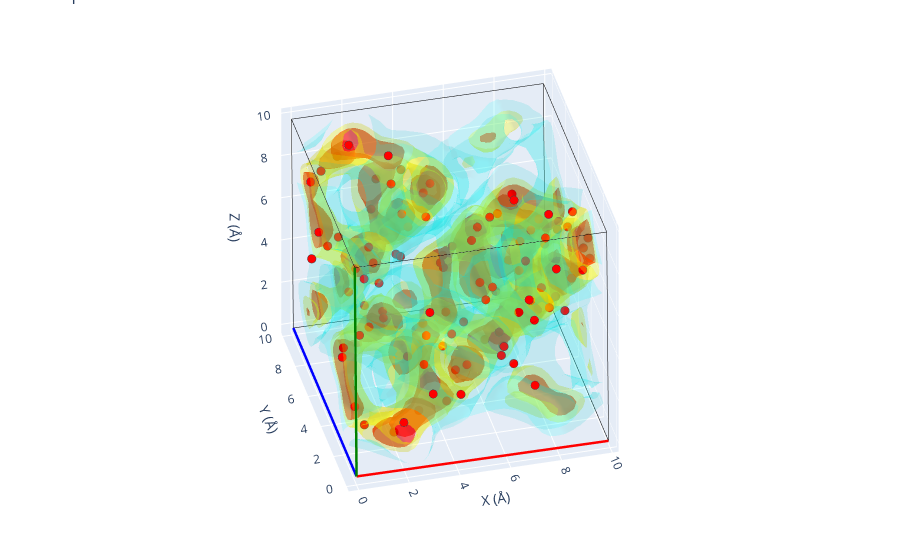

Notebook source saved alongside this figure:
### Markdown cell above
### Segmenting the density into ~112 sites

The earlier `background_level=0.2` run lands on the 48 dominant 48*h* sites. To resolve the
finer structure of the three-Wyckoff reference (112 lithium sites), we segment the density
more aggressively: a finer voxel grid (smaller `resolution`) splits each broad basin into
its sub-peaks, and a low `background_level` keeps the weaker secondary sites. With
`resolution=0.13` Å and `background_level=0.05` the watershed finds ~112 sites, matching the
`argyrodite_48h48h16e.cif` count.

### Code cell
fine_resolution = 0.13  # Å
fine_background_level = 0.05

cr_fine = Crystallizer.from_trajectory(
    folded_trajectory, floating_specie='Li', resolution=fine_resolution
)
sites_fine = cr_fine.mobile_sites(background_level=fine_background_level)
for site in sites_fine:
    site.label = 'Li'

print(f'found {len(sites_fine)} lithium sites (reference has 112)')
print(f'max occupancy: {max(s.species.num_atoms for s in sites_fine):.2f}')

folded_vol.plot_3d(structure=sites_fine)

### Figure 1 — Plotly figure (JSON) as saved in the notebook; plotly's stock layout.template omitted (floating-point values rounded to 4 significant figures; data arrays with more than 128 entries replaced by an {"elided": "..."} marker saying what was removed)
{"data": [{"line": {"color": "red", "width": 5}, "mode": "lines", "showlegend": false, "type": "scatter3d", "x": [0, 9.937], "y": [0, 0.003104], "z": [0, -0.07366]}, {"line": {"color": "blue", "width": 5}, "mode": "lines", "showlegend": false, "type": "scatter3d", "x": [0, 0.005318], "y": [0, 9.919], "z": [0, -0.02126]}, {"line": {"color": "green", "width": 5}, "mode": "lines", "showlegend": false, "type": "scatter3d", "x": [0, -0.07517], "y": [0, -0.01577], "z": [0, 9.916]}, {"line": {"color": "black", "width": 1}, "mode": "lines", "showlegend": false, "type": "scatter3d", "x": [9.937, 9.942], "y": [0.003104, 9.923], "z": [-0.07366, -0.09492]}, {"line": {"color": "black", "width": 1}, "mode": "lines", "showlegend": false, "type": "scatter3d", "x": [9.937, 9.861], "y": [0.003104, -0.01266], "z": [-0.07366, 9.842]}, {"line": {"color": "black", "width": 1}, "mode": "lines", "showlegend": false, "type": "scatter3d", "x": [0.005318, 9.942], "y": [9.919, 9.923], "z": [-0.02126, -0.09492]}, {"line": {"color": "black", "width": 1}, "mode": "lines", "showlegend": false, "type": "scatter3d", "x": [0.005318, -0.06986], "y": [9.919, 9.904], "z": [-0.02126, 9.895]}, {"line": {"color": "black", "width": 1}, "mode": "lines", "showlegend": false, "type": "scatter3d", "x": [-0.07517, 9.861], "y": [-0.01577, -0.01266], "z": [9.916, 9.842]}, {"line": {"color": "black", "width": 1}, "mode": "lines", "showlegend": false, "type": "scatter3d", "x": [-0.07517, -0.06986], "y": [-0.01577, 9.904], "z": [9.916, 9.895]}, {"line": {"color": "black", "width": 1}, "mode": "lines", "showlegend": false, "type": "scatter3d", "x": [9.867, -0.06986], "y": [9.907, 9.904], "z": [9.821, 9.895]}, {"line": {"color": "black", "width": 1}, "mode": "lines", "showlegend": false, "type": "scatter3d", "x": [9.867, 9.861], "y": [9.907, -0.01266], "z": [9.821, 9.842]}, {"line": {"color": "black", "width": 1}, "mode": "lines", "showlegend": false, "type": "scatter3d", "x": [9.867, 9.942], "y": [9.907, 9.923], "z": [9.821, -0.09492]}, {"color": "red", "i": {"elided": "7396 int values"}, "j": {"elided": "7396 int values"}, "k": {"elided": "7396 int values"}, "name": "isoval=434.5", "opacity": 0.6, "showlegend": false, "type": "mesh3d", "x": {"elided": "4027 float values"}, "y": {"elided": "4027 float values"}, "z": {"elided": "4027 float values"}}, {"color": "yellow", "i": {"elided": "15224 int values"}, "j": {"elided": "15224 int values"}, "k": {"elided": "15224 int values"}, "name": "isoval=173.8", "opacity": 0.3, "showlegend": false, "type": "mesh3d", "x": {"elided": "8020 float values"}, "y": {"elided": "8020 float values"}, "z": {"elided": "8020 float values"}}, {"color": "cyan", "i": {"elided": "19034 int values"}, "j": {"elided": "19034 int values"}, "k": {"elided": "19034 int values"}, "name": "isoval=12.166", "opacity": 0.15, "showlegend": false, "type": "mesh3d", "x": {"elided": "10091 float values"}, "y": {"elided": "10091 float values"}, "z": {"elided": "10091 float values"}}, {"line": {"color": "red", "width": 5}, "mode": "lines", "showlegend": false, "type": "scatter3d", "x": [0, 9.937], "y": [0, 0.003104], "z": [0, -0.07366]}, {"line": {"color": "blue", "width": 5}, "mode": "lines", "showlegend": false, "type": "scatter3d", "x": [0, 0.005318], "y": [0, 9.919], "z": [0, -0.02126]}, {"line": {"color": "green", "width": 5}, "mode": "lines", "showlegend": false, "type": "scatter3d", "x": [0, -0.07517], "y": [0, -0.01577], "z": [0, 9.916]}, {"line": {"color": "black", "width": 1}, "mode": "lines", "showlegend": false, "type": "scatter3d", "x": [9.937, 9.942], "y": [0.003104, 9.923], "z": [-0.07366, -0.09492]}, {"line": {"color": "black", "width": 1}, "mode": "lines", "showlegend": false, "type": "scatter3d", "x": [9.937, 9.861], "y": [0.003104, -0.01266], "z": [-0.07366, 9.842]}, {"line": {"color": "black", "width": 1}, "mode": "lines", "showlegend": false, "type": "scatter3d", "x": [0.005318, 9.942], "y": [9.919, 9.923], "z": [-0.02126, -0.09492]}, {"line": {"color": "black", "width": 1}, "mode": "lines", "showlegend": false, "type": "scatter3d", "x": [0.005318, -0.06986], "y": [9.919, 9.904], "z": [-0.02126, 9.895]}, {"line": {"color": "black", "width": 1}, "mode": "lines", "showlegend": false, "type": "scatter3d", "x": [-0.07517, 9.861], "y": [-0.01577, -0.01266], "z": [9.916, 9.842]}, {"line": {"color": "black", "width": 1}, "mode": "lines", "showlegend": false, "type": "scatter3d", "x": [-0.07517, -0.06986], "y": [-0.01577, 9.904], "z": [9.916, 9.895]}, {"line": {"color": "black", "width": 1}, "mode": "lines", "showlegend": false, "type": "scatter3d", "x": [9.867, -0.06986], "y": [9.907, 9.904], "z": [9.821, 9.895]}, {"line": {"color": "black", "width": 1}, "mode": "lines", "showlegend": false, "type": "scatter3d", "x": [9.867, 9.861], "y": [9.907, -0.01266], "z": [9.821, 9.842]}, {"line": {"color": "black", "width": 1}, "mode": "lines", "showlegend": false, "type": "scatter3d", "x": [9.867, 9.942], "y": [9.907, 9.923], "z": [9.821, -0.09492]}, {"marker": {"color": ["rgb(255, 0, 0)"], "line": {"width": 2.5}, "size": 5}, "mode": "markers", "name": "Li", "showlegend": false, "type": "scatter3d", "x": [3.152], "y": [5.444], "z": [8.013]}, {"marker": {"color": ["rgb(255, 0, 0)"], "line": {"width": 2.5}, "size": 5}, "mode": "markers", "name": "Li", "showlegend": false, "type": "scatter3d", "x": [4.192], "y": [5.798], "z": [7.437]}, {"marker": {"color": ["rgb(255, 0, 0)"], "line": {"width": 2.5}, "size": 5}, "mode": "markers", "name": "Li", "showlegend": false, "type": "scatter3d", "x": [2.858], "y": [5.96], "z": [9.119]}, {"marker": {"color": ["rgb(255, 0, 0)"], "line": {"width": 2.5}, "size": 5}, "mode": "markers", "name": "Li", "showlegend": false, "type": "scatter3d", "x": [3.038], "y": [7.108], "z": [9.606]}, {"marker": {"color": ["rgb(255, 0, 0)"], "line": {"width": 2.5}, "size": 5}, "mode": "markers", "name": "Li", "showlegend": false, "type": "scatter3d", "x": [4.655], "y": [6.992], "z": [8.089]}, {"marker": {"color": ["rgb(255, 0, 0)"], "line": {"width": 2.5}, "size": 5}, "mode": "markers", "name": "Li", "showlegend": false, "type": "scatter3d", "x": [0.2808], "y": [8.308], "z": [7.998]}, {"marker": {"color": ["rgb(255, 0, 0)"], "line": {"width": 2.5}, "size": 5}, "mode": "markers", "name": "Li", "showlegend": false, "type": "scatter3d", "x": [0.5826], "y": [7.89], "z": [8.754]}, {"marker": {"color": ["rgb(255, 0, 0)"], "line": {"width": 2.5}, "size": 5}, "mode": "markers", "name": "Li", "showlegend": false, "type": "scatter3d", "x": [1.766], "y": [8.243], "z": [9.526]}, {"marker": {"color": ["rgb(255, 0, 0)"], "line": {"width": 2.5}, "size": 5}, "mode": "markers", "name": "Li", "showlegend": false, "type": "scatter3d", "x": [3.158], "y": [8.297], "z": [5.112]}, {"marker": {"color": ["rgb(255, 0, 0)"], "line": {"width": 2.5}, "size": 5}, "mode": "markers", "name": "Li", "showlegend": false, "type": "scatter3d", "x": [4.04], "y": [7.992], "z": [5.43]}, {"marker": {"color": ["rgb(255, 0, 0)"], "line": {"width": 2.5}, "size": 5}, "mode": "markers", "name": "Li", "showlegend": false, "type": "scatter3d", "x": [2.903], "y": [9.258], "z": [5.576]}, {"marker": {"color": ["rgb(255, 0, 0)"], "line": {"width": 2.5}, "size": 5}, "mode": "markers", "name": "Li", "showlegend": false, "type": "scatter3d", "x": [2.903], "y": [0.0588], "z": [7.215]}, {"marker": {"color": ["rgb(255, 0, 0)"], "line": {"width": 2.5}, "size": 5}, "mode": "markers", "name": "Li", "showlegend": false, "type": "scatter3d", "x": [3.237], "y": [9.824], "z": [6.539]}, {"marker": {"color": ["rgb(255, 0, 0)"], "line": {"width": 2.5}, "size": 5}, "mode": "markers", "name": "Li", "showlegend": false, "type": "scatter3d", "x": [4.132], "y": [9.474], "z": [7.075]}, {"marker": {"color": ["rgb(255, 0, 0)"], "line": {"width": 2.5}, "size": 5}, "mode": "markers", "name": "Li", "showlegend": false, "type": "scatter3d", "x": [4.717], "y": [8.307], "z": [6.693]}, {"marker": {"color": ["rgb(255, 0, 0)"], "line": {"width": 2.5}, "size": 5}, "mode": "markers", "name": "Li", "showlegend": false, "type": "scatter3d", "x": [1.685], "y": [9.743], "z": [7.947]}, {"marker": {"color": ["rgb(255, 0, 0)"], "line": {"width": 2.5}, "size": 5}, "mode": "markers", "name": "Li", "showlegend": false, "type": "scatter3d", "x": [4.305], "y": [6.72], "z": [1.715]}, {"marker": {"color": ["rgb(255, 0, 0)"], "line": {"width": 2.5}, "size": 5}, "mode": "markers", "name": "Li", "showlegend": false, "type": "scatter3d", "x": [5.292], "y": [7.05], "z": [1.85]}, {"marker": {"color": ["rgb(255, 0, 0)"], "line": {"width": 2.5}, "size": 5}, "mode": "markers", "name": "Li", "showlegend": false, "type": "scatter3d", "x": [5.708], "y": [5.915], "z": [2.112]}, {"marker": {"color": ["rgb(255, 0, 0)"], "line": {"width": 2.5}, "size": 5}, "mode": "markers", "name": "Li", "showlegend": false, "type": "scatter3d", "x": [6.847], "y": [7.121], "z": [0.2156]}, {"marker": {"color": ["rgb(255, 0, 0)"], "line": {"width": 2.5}, "size": 5}, "mode": "markers", "name": "Li", "showlegend": false, "type": "scatter3d", "x": [7.301], "y": [6.074], "z": [0.6017]}, {"marker": {"color": ["rgb(255, 0, 0)"], "line": {"width": 2.5}, "size": 5}, "mode": "markers", "name": "Li", "showlegend": false, "type": "scatter3d", "x": [6.984], "y": [5.417], "z": [1.759]}, {"marker": {"color": ["rgb(255, 0, 0)"], "line": {"width": 2.5}, "size": 5}, "mode": "markers", "name": "Li", "showlegend": false, "type": "scatter3d", "x": [9.903], "y": [6.663], "z": [3.086]}, {"marker": {"color": ["rgb(255, 0, 0)"], "line": {"width": 2.5}, "size": 5}, "mode": "markers", "name": "Li", "showlegend": false, "type": "scatter3d", "x": [9.714], "y": [7.269], "z": [3.22]}, {"marker": {"color": ["rgb(255, 0, 0)"], "line": {"width": 2.5}, "size": 5}, "mode": "markers", "name": "Li", "showlegend": false, "type": "scatter3d", "x": [9.313], "y": [5.831], "z": [2.74]}, {"marker": {"color": ["rgb(255, 0, 0)"], "line": {"width": 2.5}, "size": 5}, "mode": "markers", "name": "Li", "showlegend": false, "type": "scatter3d", "x": [0.01029], "y": [7.068], "z": [5.287]}, {"marker": {"color": ["rgb(255, 0, 0)"], "line": {"width": 2.5}, "size": 5}, "mode": "markers", "name": "Li", "showlegend": false, "type": "scatter3d", "x": [9.706], "y": [7.108], "z": [4.936]}, {"marker": {"color": ["rgb(255, 0, 0)"], "line": {"width": 2.5}, "size": 5}, "mode": "markers", "name": "Li", "showlegend": false, "type": "scatter3d", "x": [0.68], "y": [7.235], "z": [5.655]}, {"marker": {"color": ["rgb(255, 0, 0)"], "line": {"width": 2.5}, "size": 5}, "mode": "markers", "name": "Li", "showlegend": false, "type": "scatter3d", "x": [9.221], "y": [7.169], "z": [4.284]}, {"marker": {"color": ["rgb(255, 0, 0)"], "line": {"width": 2.5}, "size": 5}, "mode": "markers", "name": "Li", "showlegend": false, "type": "scatter3d", "x": [0.2746], "y": [7.028], "z": [6.526]}, {"marker": {"color": ["rgb(255, 0, 0)"], "line": {"width": 2.5}, "size": 5}, "mode": "markers", "name": "Li", "showlegend": false, "type": "scatter3d", "x": [8.197], "y": [6.977], "z": [4.731]}, {"marker": {"color": ["rgb(255, 0, 0)"], "line": {"width": 2.5}, "size": 5}, "mode": "markers", "name": "Li", "showlegend": false, "type": "scatter3d", "x": [8.21], "y": [5.344], "z": [3.092]}, {"marker": {"color": ["rgb(255, 0, 0)"], "line": {"width": 2.5}, "size": 5}, "mode": "markers", "name": "Li", "showlegend": false, "type": "scatter3d", "x": [7.875], "y": [5.859], "z": [4.201]}, {"marker": {"color": ["rgb(255, 0, 0)"], "line": {"width": 2.5}, "size": 5}, "mode": "markers", "name": "Li", "showlegend": false, "type": "scatter3d", "x": [0.7456], "y": [5.825], "z": [7.07]}, {"marker": {"color": ["rgb(255, 0, 0)"], "line": {"width": 2.5}, "size": 5}, "mode": "markers", "name": "Li", "showlegend": false, "type": "scatter3d", "x": [1.805], "y": [5.278], "z": [6.793]}, {"marker": {"color": ["rgb(255, 0, 0)"], "line": {"width": 2.5}, "size": 5}, "mode": "markers", "name": "Li", "showlegend": false, "type": "scatter3d", "x": [1.739], "y": [5.691], "z": [3.749]}, {"marker": {"color": ["rgb(255, 0, 0)"], "line": {"width": 2.5}, "size": 5}, "mode": "markers", "name": "Li", "showlegend": false, "type": "scatter3d", "x": [1.744], "y": [4.998], "z": [3.218]}, {"marker": {"color": ["rgb(255, 0, 0)"], "line": {"width": 2.5}, "size": 5}, "mode": "markers", "name": "Li", "showlegend": false, "type": "scatter3d", "x": [1.347], "y": [6.586], "z": [3.825]}, {"marker": {"color": ["rgb(255, 0, 0)"], "line": {"width": 2.5}, "size": 5}, "mode": "markers", "name": "Li", "showlegend": false, "type": "scatter3d", "x": [1.671], "y": [6.792], "z": [4.723]}, {"marker": {"color": ["rgb(255, 0, 0)"], "line": {"width": 2.5}, "size": 5}, "mode": "markers", "name": "Li", "showlegend": false, "type": "scatter3d", "x": [2.198], "y": [5.224], "z": [5.061]}, {"marker": {"color": ["rgb(255, 0, 0)"], "line": {"width": 2.5}, "size": 5}, "mode": "markers", "name": "Li", "showlegend": false, "type": "scatter3d", "x": [2.118], "y": [5.802], "z": [5.62]}, {"marker": {"color": ["rgb(255, 0, 0)"], "line": {"width": 2.5}, "size": 5}, "mode": "markers", "name": "Li", "showlegend": false, "type": "scatter3d", "x": [1.943], "y": [3.523], "z": [4.663]}, {"marker": {"color": ["rgb(255, 0, 0)"], "line": {"width": 2.5}, "size": 5}, "mode": "markers", "name": "Li", "showlegend": false, "type": "scatter3d", "x": [2.126], "y": [4.366], "z": [4.346]}, {"marker": {"color": ["rgb(255, 0, 0)"], "line": {"width": 2.5}, "size": 5}, "mode": "markers", "name": "Li", "showlegend": false, "type": "scatter3d", "x": [0.906], "y": [3.13], "z": [4.304]}, {"marker": {"color": ["rgb(255, 0, 0)"], "line": {"width": 2.5}, "size": 5}, "mode": "markers", "name": "Li", "showlegend": false, "type": "scatter3d", "x": [8.603], "y": [3.978], "z": [3.646]}, {"marker": {"color": ["rgb(255, 0, 0)"], "line": {"width": 2.5}, "size": 5}, "mode": "markers", "name": "Li", "showlegend": false, "type": "scatter3d", "x": [9.148], "y": [3.717], "z": [3.599]}, {"marker": {"color": ["rgb(255, 0, 0)"], "line": {"width": 2.5}, "size": 5}, "mode": "markers", "name": "Li", "showlegend": false, "type": "scatter3d", "x": [0.2829], "y": [3.38], "z": [3.198]}, {"marker": {"color": ["rgb(255, 0, 0)"], "line": {"width": 2.5}, "size": 5}, "mode": "markers", "name": "Li", "showlegend": false, "type": "scatter3d", "x": [0.6099], "y": [4.491], "z": [2.796]}, {"marker": {"color": ["rgb(255, 0, 0)"], "line": {"width": 2.5}, "size": 5}, "mode": "markers", "name": "Li", "showlegend": false, "type": "scatter3d", "x": [1.328], "y": [4.106], "z": [6.207]}, {"marker": {"color": ["rgb(255, 0, 0)"], "line": {"width": 2.5}, "size": 5}, "mode": "markers", "name": "Li", "showlegend": false, "type": "scatter3d", "x": [8.828], "y": [6.534], "z": [5.988]}, {"marker": {"color": ["rgb(255, 0, 0)"], "line": {"width": 2.5}, "size": 5}, "mode": "markers", "name": "Li", "showlegend": false, "type": "scatter3d", "x": [3.913], "y": [8.675], "z": [3.566]}, {"marker": {"color": ["rgb(255, 0, 0)"], "line": {"width": 2.5}, "size": 5}, "mode": "markers", "name": "Li", "showlegend": false, "type": "scatter3d", "x": [3.836], "y": [9.067], "z": [3.41]}, {"marker": {"color": ["rgb(255, 0, 0)"], "line": {"width": 2.5}, "size": 5}, "mode": "markers", "name": "Li", "showlegend": false, "type": "scatter3d", "x": [3.113], "y": [0.3656], "z": [3.1]}, {"marker": {"color": ["rgb(255, 0, 0)"], "line": {"width": 2.5}, "size": 5}, "mode": "markers", "name": "Li", "showlegend": false, "type": "scatter3d", "x": [4.248], "y": [0.5262], "z": [2.77]}, {"marker": {"color": ["rgb(255, 0, 0)"], "line": {"width": 2.5}, "size": 5}, "mode": "markers", "name": "Li", "showlegend": false, "type": "scatter3d", "x": [2.865], "y": [0.8332], "z": [4.211]}, {"marker": {"color": ["rgb(255, 0, 0)"], "line": {"width": 2.5}, "size": 5}, "mode": "markers", "name": "Li", "showlegend": false, "type": "scatter3d", "x": [3.222], "y": [1.89], "z": [4.765]}, {"marker": {"color": ["rgb(255, 0, 0)"], "line": {"width": 2.5}, "size": 5}, "mode": "markers", "name": "Li", "showlegend": false, "type": "scatter3d", "x": [4.351], "y": [2.39], "z": [4.287]}, {"marker": {"color": ["rgb(255, 0, 0)"], "line": {"width": 2.5}, "size": 5}, "mode": "markers", "name": "Li", "showlegend": false, "type": "scatter3d", "x": [4.857], "y": [2.028], "z": [2.997]}, {"marker": {"color": ["rgb(255, 0, 0)"], "line": {"width": 2.5}, "size": 5}, "mode": "markers", "name": "Li", "showlegend": false, "type": "scatter3d", "x": [9.157], "y": [7.97], "z": [0.651]}, {"marker": {"color": ["rgb(255, 0, 0)"], "line": {"width": 2.5}, "size": 5}, "mode": "markers", "name": "Li", "showlegend": false, "type": "scatter3d", "x": [9.302], "y": [7.941], "z": [0.7621]}, {"marker": {"color": ["rgb(255, 0, 0)"], "line": {"width": 2.5}, "size": 5}, "mode": "markers", "name": "Li", "showlegend": false, "type": "scatter3d", "x": [9.768], "y": [8.253], "z": [1.788]}, {"marker": {"color": ["rgb(255, 0, 0)"], "line": {"width": 2.5}, "size": 5}, "mode": "markers", "name": "Li", "showlegend": false, "type": "scatter3d", "x": [8.083], "y": [8.22], "z": [0.1908]}, {"marker": {"color": ["rgb(255, 0, 0)"], "line": {"width": 2.5}, "size": 5}, "mode": "markers", "name": "Li", "showlegend": false, "type": "scatter3d", "x": [5.672], "y": [8.938], "z": [2.548]}, {"marker": {"color": ["rgb(255, 0, 0)"], "line": {"width": 2.5}, "size": 5}, "mode": "markers", "name": "Li", "showlegend": false, "type": "scatter3d", "x": [5.776], "y": [9.436], "z": [2.754]}, {"marker": {"color": ["rgb(255, 0, 0)"], "line": {"width": 2.5}, "size": 5}, "mode": "markers", "name": "Li", "showlegend": false, "type": "scatter3d", "x": [5.377], "y": [8.234], "z": [3.322]}, {"marker": {"color": ["rgb(255, 0, 0)"], "line": {"width": 2.5}, "size": 5}, "mode": "markers", "name": "Li", "showlegend": false, "type": "scatter3d", "x": [5.79], "y": [8.022], "z": [4.18]}, {"marker": {"color": ["rgb(255, 0, 0)"], "line": {"width": 2.5}, "size": 5}, "mode": "markers", "name": "Li", "showlegend": false, "type": "scatter3d", "x": [6.794], "y": [8.259], "z": [4.679]}, {"marker": {"color": ["rgb(255, 0, 0)"], "line": {"width": 2.5}, "size": 5}, "mode": "markers", "name": "Li", "showlegend": false, "type": "scatter3d", "x": [7.135], "y": [9.305], "z": [4.311]}, {"marker": {"color": ["rgb(255, 0, 0)"], "line": {"width": 2.5}, "size": 5}, "mode": "markers", "name": "Li", "showlegend": false, "type": "scatter3d", "x": [6.078], "y": [1.467], "z": [3.62]}, {"marker": {"color": ["rgb(255, 0, 0)"], "line": {"width": 2.5}, "size": 5}, "mode": "markers", "name": "Li", "showlegend": false, "type": "scatter3d", "x": [6.226], "y": [1.645], "z": [3.889]}, {"marker": {"color": ["rgb(255, 0, 0)"], "line": {"width": 2.5}, "size": 5}, "mode": "markers", "name": "Li", "showlegend": false, "type": "scatter3d", "x": [6.445], "y": [0.997], "z": [3.502]}, {"marker": {"color": ["rgb(255, 0, 0)"], "line": {"width": 2.5}, "size": 5}, "mode": "markers", "name": "Li", "showlegend": false, "type": "scatter3d", "x": [7.103], "y": [0.2586], "z": [2.882]}, {"marker": {"color": ["rgb(255, 0, 0)"], "line": {"width": 2.5}, "size": 5}, "mode": "markers", "name": "Li", "showlegend": false, "type": "scatter3d", "x": [6.851], "y": [9.896], "z": [3.065]}, {"marker": {"color": ["rgb(255, 0, 0)"], "line": {"width": 2.5}, "size": 5}, "mode": "markers", "name": "Li", "showlegend": false, "type": "scatter3d", "x": [7.437], "y": [9.876], "z": [2.347]}, {"marker": {"color": ["rgb(255, 0, 0)"], "line": {"width": 2.5}, "size": 5}, "mode": "markers", "name": "Li", "showlegend": false, "type": "scatter3d", "x": [8.431], "y": [9.741], "z": [1.832]}, {"marker": {"color": ["rgb(255, 0, 0)"], "line": {"width": 2.5}, "size": 5}, "mode": "markers", "name": "Li", "showlegend": false, "type": "scatter3d", "x": [9.072], "y": [9.299], "z": [1.912]}, {"marker": {"color": ["rgb(255, 0, 0)"], "line": {"width": 2.5}, "size": 5}, "mode": "markers", "name": "Li", "showlegend": false, "type": "scatter3d", "x": [7.846], "y": [9.348], "z": [0.7385]}, {"marker": {"color": ["rgb(255, 0, 0)"], "line": {"width": 2.5}, "size": 5}, "mode": "markers", "name": "Li", "showlegend": false, "type": "scatter3d", "x": [6.911], "y": [0.4371], "z": [6.837]}, {"marker": {"color": ["rgb(255, 0, 0)"], "line": {"width": 2.5}, "size": 5}, "mode": "markers", "name": "Li", "showlegend": false, "type": "scatter3d", "x": [7.186], "y": [0.696], "z": [5.64]}, {"marker": {"color": ["rgb(255, 0, 0)"], "line": {"width": 2.5}, "size": 5}, "mode": "markers", "name": "Li", "showlegend": false, "type": "scatter3d", "x": [5.345], "y": [1.92], "z": [6.881]}, {"marker": {"color": ["rgb(255, 0, 0)"], "line": {"width": 2.5}, "size": 5}, "mode": "markers", "name": "Li", "showlegend": false, "type": "scatter3d", "x": [5.633], "y": [1.1], "z": [7.197]}, {"marker": {"color": ["rgb(255, 0, 0)"], "line": {"width": 2.5}, "size": 5}, "mode": "markers", "name": "Li", "showlegend": false, "type": "scatter3d", "x": [5.69], "y": [2.371], "z": [5.681]}, {"marker": {"color": ["rgb(255, 0, 0)"], "line": {"width": 2.5}, "size": 5}, "mode": "markers", "name": "Li", "showlegend": false, "type": "scatter3d", "x": [6.898], "y": [1.992], "z": [5.139]}, {"marker": {"color": ["rgb(255, 0, 0)"], "line": {"width": 2.5}, "size": 5}, "mode": "markers", "name": "Li", "showlegend": false, "type": "scatter3d", "x": [9.099], "y": [4.512], "z": [7.269]}, {"marker": {"color": ["rgb(255, 0, 0)"], "line": {"width": 2.5}, "size": 5}, "mode": "markers", "name": "Li", "showlegend": false, "type": "scatter3d", "x": [9.393], "y": [4.269], "z": [7.131]}, {"marker": {"color": ["rgb(255, 0, 0)"], "line": {"width": 2.5}, "size": 5}, "mode": "markers", "name": "Li", "showlegend": false, "type": "scatter3d", "x": [9.771], "y": [3.295], "z": [6.758]}, {"marker": {"color": ["rgb(255, 0, 0)"], "line": {"width": 2.5}, "size": 5}, "mode": "markers", "name": "Li", "showlegend": false, "type": "scatter3d", "x": [8.108], "y": [4.923], "z": [6.743]}, {"marker": {"color": ["rgb(255, 0, 0)"], "line": {"width": 2.5}, "size": 5}, "mode": "markers", "name": "Li", "showlegend": false, "type": "scatter3d", "x": [7.801], "y": [4.527], "z": [5.613]}, {"marker": {"color": ["rgb(255, 0, 0)"], "line": {"width": 2.5}, "size": 5}, "mode": "markers", "name": "Li", "showlegend": false, "type": "scatter3d", "x": [8.139], "y": [3.386], "z": [5.101]}, {"marker": {"color": ["rgb(255, 0, 0)"], "line": {"width": 2.5}, "size": 5}, "mode": "markers", "name": "Li", "showlegend": false, "type": "scatter3d", "x": [9.245], "y": [3.052], "z": [5.591]}, {"marker": {"color": ["rgb(255, 0, 0)"], "line": {"width": 2.5}, "size": 5}, "mode": "markers", "name": "Li", "showlegend": false, "type": "scatter3d", "x": [8.106], "y": [2.125], "z": [9.475]}, {"marker": {"color": ["rgb(255, 0, 0)"], "line": {"width": 2.5}, "size": 5}, "mode": "markers", "name": "Li", "showlegend": false, "type": "scatter3d", "x": [9.149], "y": [2.533], "z": [9.125]}, {"marker": {"color": ["rgb(255, 0, 0)"], "line": {"width": 2.5}, "size": 5}, "mode": "markers", "name": "Li", "showlegend": false, "type": "scatter3d", "x": [7.696], "y": [0.991], "z": [9.239]}, {"marker": {"color": ["rgb(255, 0, 0)"], "line": {"width": 2.5}, "size": 5}, "mode": "markers", "name": "Li", "showlegend": false, "type": "scatter3d", "x": [9.138], "y": [0.8728], "z": [7.546]}, {"marker": {"color": ["rgb(255, 0, 0)"], "line": {"width": 2.5}, "size": 5}, "mode": "markers", "name": "Li", "showlegend": false, "type": "scatter3d", "x": [9.558], "y": [1.448], "z": [7.618]}, {"marker": {"color": ["rgb(255, 0, 0)"], "line": {"width": 2.5}, "size": 5}, "mode": "markers", "name": "Li", "showlegend": false, "type": "scatter3d", "x": [9.69], "y": [2.243], "z": [7.993]}, {"marker": {"color": ["rgb(255, 0, 0)"], "line": {"width": 2.5}, "size": 5}, "mode": "markers", "name": "Li", "showlegend": false, "type": "scatter3d", "x": [8.008], "y": [0.5262], "z": [8.04]}, {"marker": {"color": ["rgb(255, 0, 0)"], "line": {"width": 2.5}, "size": 5}, "mode": "markers", "name": "Li", "showlegend": false, "type": "scatter3d", "x": [5.893], "y": [4.493], "z": [7.579]}, {"marker": {"color": ["rgb(255, 0, 0)"], "line": {"width": 2.5}, "size": 5}, "mode": "markers", "name": "Li", "showlegend": false, "type": "scatter3d", "x": [6.742], "y": [4.739], "z": [7.893]}, {"marker": {"color": ["rgb(255, 0, 0)"], "line": {"width": 2.5}, "size": 5}, "mode": "markers", "name": "Li", "showlegend": false, "type": "scatter3d", "x": [5.982], "y": [2.926], "z": [9.147]}, {"marker": {"color": ["rgb(255, 0, 0)"], "line": {"width": 2.5}, "size": 5}, "mode": "markers", "name": "Li", "showlegend": false, "type": "scatter3d", "x": [7.025], "y": [3.25], "z": [9.538]}, {"marker": {"color": ["rgb(255, 0, 0)"], "line": {"width": 2.5}, "size": 5}, "mode": "markers", "name": "Li", "showlegend": false, "type": "scatter3d", "x": [7.22], "y": [4.348], "z": [9.01]}, {"marker": {"color": ["rgb(255, 0, 0)"], "line": {"width": 2.5}, "size": 5}, "mode": "markers", "name": "Li", "showlegend": false, "type": "scatter3d", "x": [5.335], "y": [3.185], "z": [7.976]}, {"marker": {"color": ["rgb(255, 0, 0)"], "line": {"width": 2.5}, "size": 5}, "mode": "markers", "name": "Li", "showlegend": false, "type": "scatter3d", "x": [1.976], "y": [0.4402], "z": [1.898]}, {"marker": {"color": ["rgb(255, 0, 0)"], "line": {"width": 2.5}, "size": 5}, "mode": "markers", "name": "Li", "showlegend": false, "type": "scatter3d", "x": [4.511], "y": [4.437], "z": [2.225]}, {"marker": {"color": ["rgb(255, 0, 0)"], "line": {"width": 2.5}, "size": 5}, "mode": "markers", "name": "Li", "showlegend": false, "type": "scatter3d", "x": [4.749], "y": [3.377], "z": [1.814]}, {"marker": {"color": ["rgb(255, 0, 0)"], "line": {"width": 2.5}, "size": 5}, "mode": "markers", "name": "Li", "showlegend": false, "type": "scatter3d", "x": [3.275], "y": [3.266], "z": [0.2345]}, {"marker": {"color": ["rgb(255, 0, 0)"], "line": {"width": 2.5}, "size": 5}, "mode": "markers", "name": "Li", "showlegend": false, "type": "scatter3d", "x": [4.292], "y": [2.935], "z": [0.7337]}, {"marker": {"color": ["rgb(255, 0, 0)"], "line": {"width": 2.5}, "size": 5}, "mode": "markers", "name": "Li", "showlegend": false, "type": "scatter3d", "x": [3.219], "y": [4.815], "z": [1.703]}, {"marker": {"color": ["rgb(255, 0, 0)"], "line": {"width": 2.5}, "size": 5}, "mode": "markers", "name": "Li", "showlegend": false, "type": "scatter3d", "x": [0.9121], "y": [2.414], "z": [0.5752]}, {"marker": {"color": ["rgb(255, 0, 0)"], "line": {"width": 2.5}, "size": 5}, "mode": "markers", "name": "Li", "showlegend": false, "type": "scatter3d", "x": [1.983], "y": [2.023], "z": [0.3226]}, {"marker": {"color": ["rgb(255, 0, 0)"], "line": {"width": 2.5}, "size": 5}, "mode": "markers", "name": "Li", "showlegend": false, "type": "scatter3d", "x": [0.4176], "y": [1.94], "z": [1.86]}], "layout": {"legend": {"orientation": "h", "x": 0, "xanchor": "left", "y": -0.1, "yanchor": "bottom"}, "margin": {"b": 0, "l": 0, "r": 0, "t": 0}, "scene": {"aspectmode": "manual", "aspectratio": {"x": 0.9937, "y": 0.9919, "z": 0.9916}, "camera": {"eye": {"x": -0.4968, "y": -1.984, "z": 1.487}, "projection": {"type": "orthographic"}}, "xaxis": {"title": {"text": "X (Å)"}}, "yaxis": {"title": {"text": "Y (Å)"}}, "zaxis": {"title": {"text": "Z (Å)"}}}, "showlegend": true, "title": {"text": "3D plot"}}}
